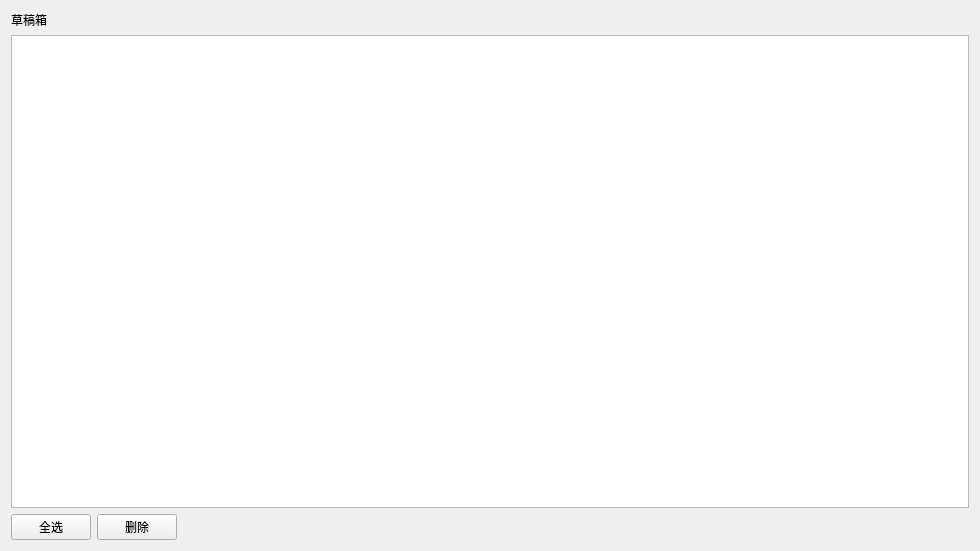
<?xml version="1.0" encoding="UTF-8"?>
<ui version="4.0">
 <class>DraftBox</class>
 <widget class="QWidget" name="DraftBox">
  <property name="geometry">
   <rect>
    <x>0</x>
    <y>0</y>
    <width>980</width>
    <height>551</height>
   </rect>
  </property>
  <property name="windowTitle">
   <string>Form</string>
  </property>
  <layout class="QVBoxLayout" name="verticalLayout">
   <item>
    <widget class="QLabel" name="label">
     <property name="text">
      <string>草稿箱</string>
     </property>
    </widget>
   </item>
   <item>
    <widget class="QTableView" name="tableView"/>
   </item>
   <item>
    <layout class="QHBoxLayout" name="horizontalLayout">
     <item>
      <widget class="QPushButton" name="allSelectButton">
       <property name="text">
        <string>全选</string>
       </property>
      </widget>
     </item>
     <item>
      <widget class="QPushButton" name="deleteButton">
       <property name="text">
        <string>删除</string>
       </property>
      </widget>
     </item>
     <item>
      <spacer name="horizontalSpacer">
       <property name="orientation">
        <enum>Qt::Horizontal</enum>
       </property>
       <property name="sizeHint" stdset="0">
        <size>
         <width>40</width>
         <height>20</height>
        </size>
       </property>
      </spacer>
     </item>
    </layout>
   </item>
  </layout>
 </widget>
 <resources/>
 <connections/>
</ui>
